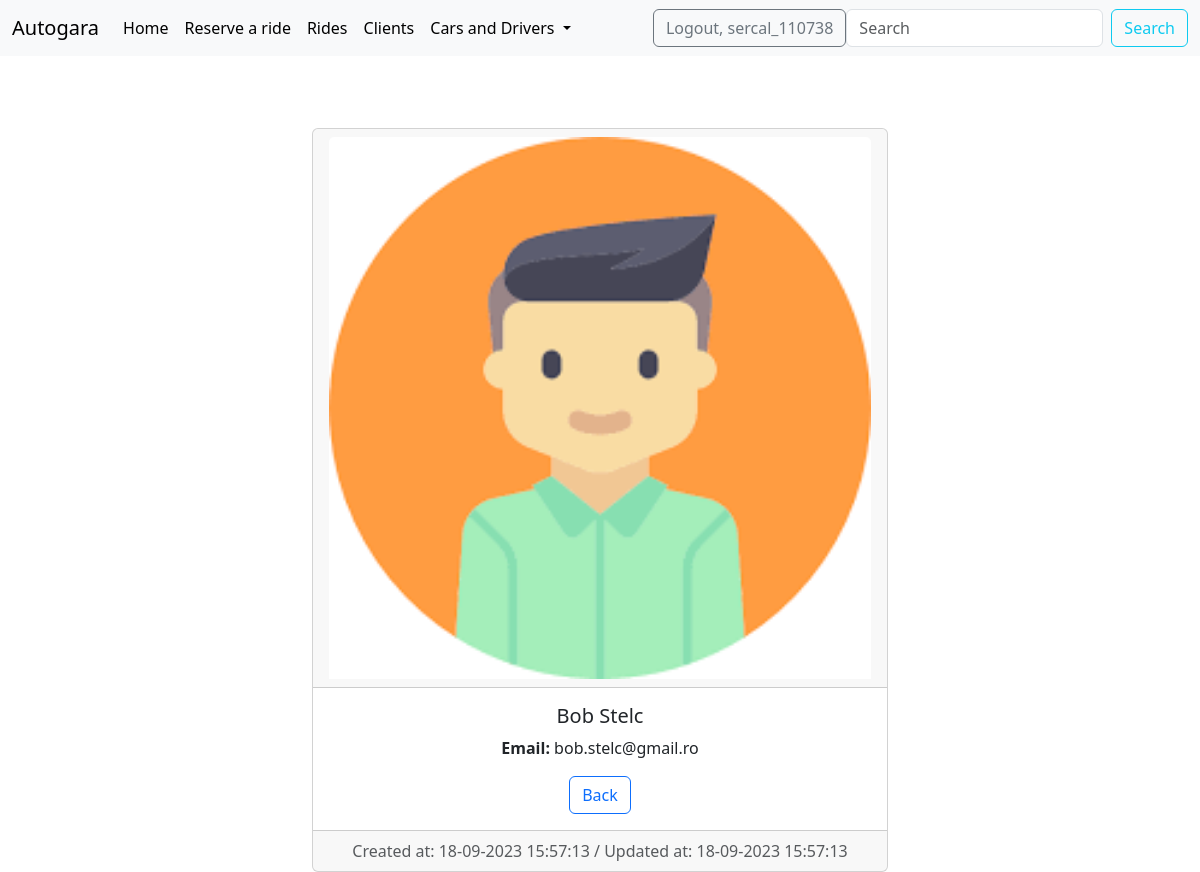
The app's page /details_driver/1/ (signed in) with its own data.
### driver/models.py (models this page shows)
class Driver(models.Model):
    first_name = models.CharField(max_length=40)
    last_name = models.CharField(max_length=40)
    email = models.EmailField()
    date_hired = models.DateField()
    date_fired = models.DateField(null=True)
    active = models.BooleanField(default=True)
    profile = models.ImageField(upload_to='profiles_driver/')
    created_at = models.DateTimeField(auto_now_add=True)
    updated_at = models.DateTimeField(auto_now=True)
    def __str__(self):
        return f'{self.first_name} {self.last_name}'

### driver/views.py (the view)
# urls.py: path('details_driver/<int:pk>/', views.DriverDetailView.as_view(), name='details-driver'),
class DriverDetailView(LoginRequiredMixin, DetailView):
    template_name = 'driver/details_driver.html'
    model = Driver

### templates/driver/details_driver.html (shortened to what this page needs)
{% extends 'base.html' %}
{% load static %}
{% block content %}
    <div class="container-fluid">
        <div class="row">
            <div class="col-md-6 offset-md-3">
                <br><br><br>
                <div class="card text-center">
                    <div class="card-header">
                        {% if driver.profile %}
                            <img src="{{ driver.profile.url }}" class="card-img-top" alt="No image">
                        {% else %}
                            <img src="{% static 'images/image.png' %}" class="card-img-top" alt="No image">
                        {% endif %}
                    </div>
                    <div class="card-body">
                        <h5 class="card-title">{{ driver }}</h5>
                        <p class="card-text">
                            <strong>Email:</strong> {{ driver.email }}
                        </p>
                        <a href="{% url 'list-of-drivers' %}" class="btn btn-outline-primary">Back</a>
                    </div>
                    <div class="card-footer text-body-secondary">
                        Created at: {{ driver.created_at|date:"d-m-Y H:i:s" }} / Updated
                        at: {{ driver.updated_at|date:"d-m-Y H:i:s" }}
                    </div>
                </div>
            </div>
        </div>
    </div>
{% endblock %}

### templates/navbar.html (shortened to what this page needs)
<nav class="navbar navbar-expand-lg bg-body-tertiary">
    <div class="container-fluid">
        <a class="navbar-brand" href="{% url 'home-page' %}">Autogara</a>
        <div class="collapse navbar-collapse" id="navbarSupportedContent">
            <ul class="navbar-nav me-auto mb-2 mb-lg-0">
                <li class="nav-item">
                    <a class="nav-link active" aria-current="page" href="{% url 'home-page' %}">Home</a>
                </li>
                <li class="nav-item">
                    <a class="nav-link active" aria-current="page" href="{% url 'create-client' %}">Reserve a ride</a>
                </li>
                <li class="nav-item">
                    <a class="nav-link active" href="{% url 'list-of-rides' %}">Rides</a>
                </li>
                {% if user.is_authenticated %}
                    <li class="nav-item">
                        <a class="nav-link active" href="{% url 'list-of-clients' %}">Clients</a>
                    </li>
                    <li class="nav-item dropdown">
                        <a class="nav-link dropdown-toggle active" href="#" role="button" data-bs-toggle="dropdown"
                           aria-expanded="false">
                            Cars and Drivers
                        </a>
                    </li>
                {% endif %}
            </ul>
            {% if user.is_authenticated %}
                <a href="{% url 'logout' %}" class="btn btn-outline-secondary">Logout, {{ user.username }}</a>
                <form class="d-flex" role="search">
                    <input class="form-control me-2" type="search" placeholder="Search" aria-label="Search">
                    <button class="btn btn-outline-info" type="submit">Search</button>
                </form>
            {% else %}
                <div>
                    <a href="{% url 'login' %}" class="btn btn-outline-primary">Login</a>
                </div>
            {% endif %}
        </div>
    </div>
</nav>

### records on screen
Driver: first_name+last_name "Bob Stelc", email "bob.stelc@gmail.ro", created_at "18-09-2023 15:57:13", updated_at "18-09-2023 15:57:13"

### other values on screen
{{ user.username }} "sercal_110738"
